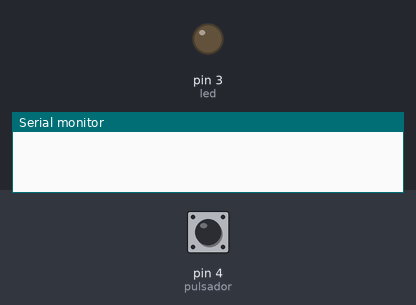
Recording of a sketch running on a simulated Arduino Uno, built with avr-gcc and run on an emulated ATmega328P. On the bench: output pins drawn as LEDs (lit = HIGH), the last lines printed to the serial monitor. Dashed ring = blinking. Inputs (shaded band) come from the test bench; at power-on: pin 4 (pulsador) LOW. Random numbers use the default seed unless the sketch sets one.

Above: at 1.2 s.
1.3 s: pin 4 (pulsador) pulled HIGH for 0.15 s
At 2.0 s:
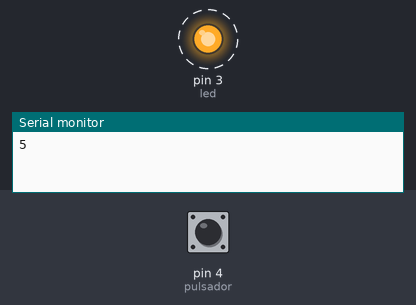
Timing chart, 0 to 10.4 s (numbered marks = the images above; inputs shaded):
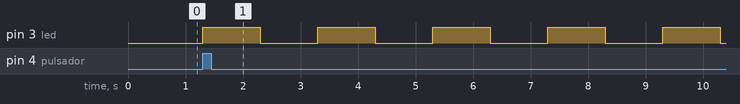

Measured:
- after the input at 1.3 s, pin 3 (led): alternates HIGH for 1.0 s and LOW for 1.0 s, starting at once

The sketch:

sketch_jul10b.ino
```cpp
int led=3, pulsador=4,estado;
int aleatorio;
void setup() {
  pinMode(led,OUTPUT);
  pinMode(pulsador,INPUT);
  Serial.begin(9600); //inicializa el monitor
}

void loop() {
  estado=digitalRead(pulsador);
  if(estado){
    aleatorio=random(1,10);
    Serial.println(aleatorio);
    for(int i=0; i<aleatorio;i++){
      digitalWrite(led,1);
      delay(1000);
      digitalWrite(led,0);
      delay(1000);
    }
  }
}
```
